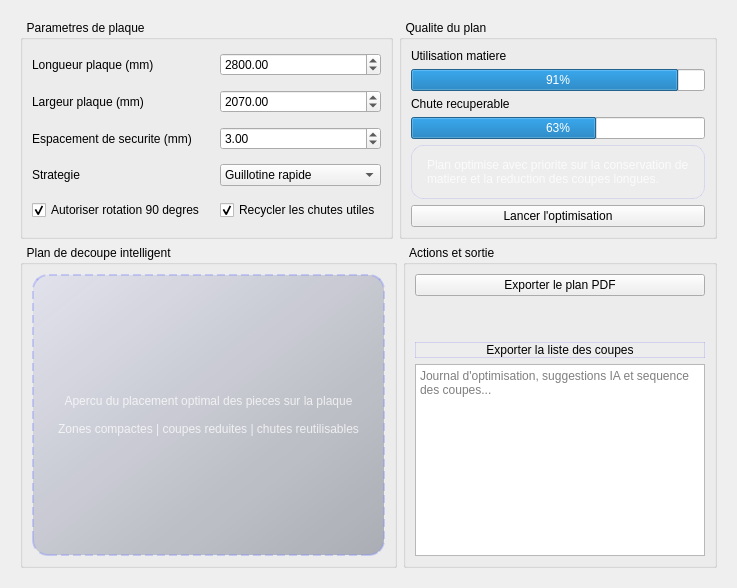
          <widget class="QWidget" name="tab_pc_nesting">
           <attribute name="title">
            <string>Decoupage intelligent</string>
           </attribute>
           <layout class="QVBoxLayout" name="vl_pc_nesting">
            <property name="leftMargin">
             <number>20</number>
            </property>
            <property name="topMargin">
             <number>20</number>
            </property>
            <property name="rightMargin">
             <number>20</number>
            </property>
            <property name="bottomMargin">
             <number>20</number>
            </property>
            <item>
             <layout class="QHBoxLayout" name="hl_pc_nesting_top">
              <item>
               <widget class="QGroupBox" name="gb_pc_nesting_sheet">
                <property name="title">
                 <string>  Parametres de plaque</string>
                </property>
                <layout class="QGridLayout" name="gl_pc_nesting_sheet">
                 <property name="horizontalSpacing">
                  <number>15</number>
                 </property>
                 <property name="verticalSpacing">
                  <number>10</number>
                 </property>
                 <item row="4" column="1">
                  <widget class="QCheckBox" name="chk_pc_nesting_save_scrap">
                   <property name="text">
                    <string>Recycler les chutes utiles</string>
                   </property>
                   <property name="checked">
                    <bool>true</bool>
                   </property>
                  </widget>
                 </item>
                 <item row="2" column="1">
                  <widget class="QDoubleSpinBox" name="pc_sheet_gap">
                   <property name="maximum">
                    <double>100.000000000000000</double>
                   </property>
                   <property name="value">
                    <double>3.000000000000000</double>
                   </property>
                  </widget>
                 </item>
                 <item row="1" column="0">
                  <widget class="QLabel" name="lb_pc_nesting_width">
                   <property name="text">
                    <string>Largeur plaque (mm)</string>
                   </property>
                  </widget>
                 </item>
                 <item row="1" column="1">
                  <widget class="QDoubleSpinBox" name="pc_sheet_largeur">
                   <property name="maximum">
                    <double>999999.000000000000000</double>
                   </property>
                   <property name="value">
                    <double>2070.000000000000000</double>
                   </property>
                  </widget>
                 </item>
                 <item row="0" column="1">
                  <widget class="QDoubleSpinBox" name="pc_sheet_longueur">
                   <property name="maximum">
                    <double>999999.000000000000000</double>
                   </property>
                   <property name="value">
                    <double>2800.000000000000000</double>
                   </property>
                  </widget>
                 </item>
                 <item row="0" column="0">
                  <widget class="QLabel" name="lb_pc_nesting_length">
                   <property name="text">
                    <string>Longueur plaque (mm)</string>
                   </property>
                  </widget>
                 </item>
                 <item row="3" column="1">
                  <widget class="QComboBox" name="pc_nesting_algo">
                   <item>
                    <property name="text">
                     <string>Guillotine rapide</string>
                    </property>
                   </item>
                   <item>
                    <property name="text">
                     <string>Best-fit intelligent</string>
                    </property>
                   </item>
                   <item>
                    <property name="text">
                     <string>Conservation maximale</string>
                    </property>
                   </item>
                  </widget>
                 </item>
                 <item row="4" column="0">
                  <widget class="QCheckBox" name="chk_pc_nesting_rotate">
                   <property name="text">
                    <string>Autoriser rotation 90 degres</string>
                   </property>
                   <property name="checked">
                    <bool>true</bool>
                   </property>
                  </widget>
                 </item>
                 <item row="3" column="0">
                  <widget class="QLabel" name="lb_pc_nesting_algo">
                   <property name="text">
                    <string>Strategie</string>
                   </property>
                  </widget>
                 </item>
                 <item row="2" column="0">
                  <widget class="QLabel" name="lb_pc_nesting_gap">
                   <property name="text">
                    <string>Espacement de securite (mm)</string>
                   </property>
                  </widget>
                 </item>
                </layout>
               </widget>
              </item>
              <item>
               <widget class="QGroupBox" name="gb_pc_nesting_metrics">
                <property name="title">
                 <string>  Qualite du plan</string>
                </property>
                <layout class="QVBoxLayout" name="vl_pc_nesting_metrics">
                 <item>
                  <widget class="QLabel" name="lb_pc_nesting_eff">
                   <property name="text">
                    <string>Utilisation matiere</string>
                   </property>
                  </widget>
                 </item>
                 <item>
                  <widget class="QProgressBar" name="pb_pc_nesting_eff">
                   <property name="value">
                    <number>91</number>
                   </property>
                  </widget>
                 </item>
                 <item>
                  <widget class="QLabel" name="lb_pc_nesting_scrap">
                   <property name="text">
                    <string>Chute recuperable</string>
                   </property>
                  </widget>
                 </item>
                 <item>
                  <widget class="QProgressBar" name="pb_pc_nesting_scrap">
                   <property name="value">
                    <number>63</number>
                   </property>
                  </widget>
                 </item>
                 <item>
                  <widget class="QLabel" name="lb_pc_nesting_summary">
                   <property name="styleSheet">
                    <string notr="true">background:rgba(255,255,255,0.05);border:1px solid rgba(99,102,241,0.15);border-radius:12px;padding:12px;color:rgba(255,255,255,0.78);</string>
                   </property>
                   <property name="text">
                    <string>Plan optimise avec priorite sur la conservation de matiere et la reduction des coupes longues.</string>
                   </property>
                   <property name="wordWrap">
                    <bool>true</bool>
                   </property>
                  </widget>
                 </item>
                 <item>
                  <widget class="QPushButton" name="btn_pc_nesting_run">
                   <property name="text">
                    <string>Lancer l'optimisation</string>
                   </property>
                  </widget>
                 </item>
                </layout>
               </widget>
              </item>
             </layout>
            </item>
            <item>
             <layout class="QHBoxLayout" name="hl_pc_nesting_bottom">
              <item>
               <widget class="QGroupBox" name="gb_pc_nesting_canvas">
                <property name="title">
                 <string>  Plan de decoupe intelligent</string>
                </property>
                <layout class="QVBoxLayout" name="vl_pc_nesting_canvas">
                 <item>
                  <widget class="QLabel" name="lb_pc_nesting_canvas">
                   <property name="minimumSize">
                    <size>
                     <width>0</width>
                     <height>250</height>
                    </size>
                   </property>
                   <property name="styleSheet">
                    <string notr="true">border:2px dashed rgba(129,140,248,0.38);border-radius:16px;background:qlineargradient(x1:0,y1:0,x2:1,y2:1,stop:0 rgba(99,102,241,0.08),stop:1 rgba(30,41,59,0.32));padding:24px;color:rgba(255,255,255,0.75);</string>
                   </property>
                   <property name="text">
                    <string>Apercu du placement optimal des pieces sur la plaque

Zones compactes | coupes reduites | chutes reutilisables</string>
                   </property>
                   <property name="alignment">
                    <set>Qt::AlignmentFlag::AlignCenter</set>
                   </property>
                  </widget>
                 </item>
                </layout>
               </widget>
              </item>
              <item>
               <widget class="QGroupBox" name="gb_pc_nesting_actions">
                <property name="title">
                 <string>  Actions et sortie</string>
                </property>
                <layout class="QVBoxLayout" name="vl_pc_nesting_actions">
                 <item>
                  <widget class="QPushButton" name="btn_pc_nesting_export_pdf">
                   <property name="text">
                    <string>Exporter le plan PDF</string>
                   </property>
                  </widget>
                 </item>
                 <item>
                  <spacer name="vs_pc_nesting_actions">
                   <property name="orientation">
                    <enum>Qt::Orientation::Vertical</enum>
                   </property>
                   <property name="sizeHint" stdset="0">
                    <size>
                     <width>20</width>
                     <height>40</height>
                    </size>
                   </property>
                  </spacer>
                 </item>
                 <item>
                  <widget class="QPushButton" name="btn_pc_nesting_export_csv">
                   <property name="styleSheet">
                    <string notr="true">background:rgba(255,255,255,0.08);border:1px solid rgba(99,102,241,0.2);</string>
                   </property>
                   <property name="text">
                    <string>Exporter la liste des coupes</string>
                   </property>
                  </widget>
                 </item>
                 <item>
                  <widget class="QTextEdit" name="txt_pc_nesting_log">
                   <property name="maximumSize">
                    <size>
                     <width>16777215</width>
                     <height>16777215</height>
                    </size>
                   </property>
                   <property name="readOnly">
                    <bool>true</bool>
                   </property>
                   <property name="placeholderText">
                    <string>Journal d'optimisation, suggestions IA et sequence des coupes...</string>
                   </property>
                  </widget>
                 </item>
                </layout>
               </widget>
              </item>
             </layout>
            </item>
           </layout>
          </widget>
